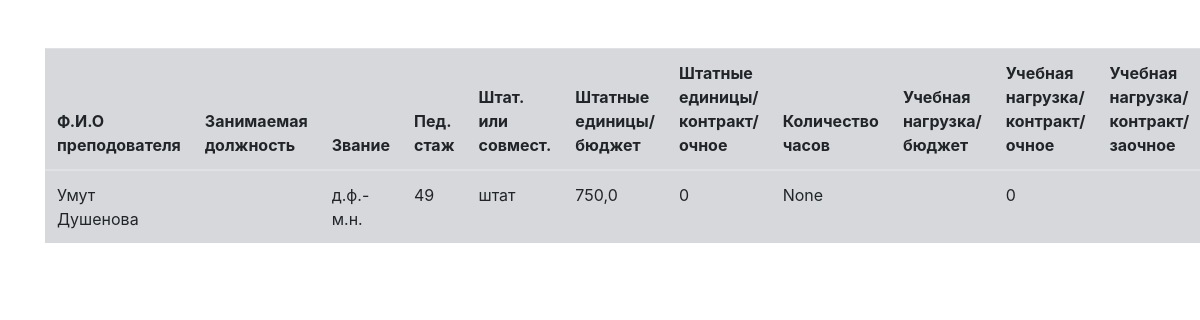
The page /api/teacher/shtatnoe/ on the database its author committed.
### apps/teacher/models.py (models this page shows, shortened)
class Teacher(models.Model):
    first_name = models.CharField(max_length=20, verbose_name='Имя')
    last_name = models.CharField(max_length=30, verbose_name='Фамилия')
    is_budget = models.BooleanField(default=False, verbose_name='Бюджет')
    is_not_budget = models.BooleanField(default=False, verbose_name='Не бюджет')
    job_title = models.ForeignKey(Doljnost, on_delete=models.SET_NULL, null=True, blank=True, verbose_name='Должность')
    is_not_budget = models.BooleanField(default=False, verbose_name='Не бюджет')
    job_title = models.ForeignKey(Doljnost, on_delete=models.SET_NULL, null=True, blank=True, verbose_name='Должность')
    zvanie = models.CharField(max_length=120, verbose_name='Звание')
    ped_staj = models.IntegerField(verbose_name='Пед стаж')
    shtat_sovmest = models.CharField(max_length=250, verbose_name='Штат.или совмест.')
    stavka = models.FloatField(verbose_name='Ставка')
    stavka_budget = models.FloatField(default=0, verbose_name='Ставка для бюджета')
    class Meta:
        verbose_name = 'Преподователь'
        verbose_name_plural = 'Преподователи'
        ordering = ('-id',)
    def get_full_name(self):
        return self.first_name + ' ' + self.last_name
    def get_time(self):
        if self.job_title == 1:
            return self.stavka * 750
        if self.job_title == 2:
            return self.stavka * 800
        if self.job_title == 3:
            return self.stavka * 850
        if self.job_title == 4:
            return  self.stavka * 860

### api/teacher/views.py (the view)
# urls.py: path('shtatnoe/', views.shtatnoe, name='shtatnoe'),
def shtatnoe(request):
    if request.method == 'GET':
        teacher = Teacher.objects.all().annotate(vsego_uchebnyh_chasov=Sum('teacherr__group_id__vsego_uchebnyh_chasov'),
                                                 za_vsego_uchebnyh_chasov=Sum('teacherr__group_id__za_vsego_uchebnyh_chasov')).order_by('-id')
        context = {'teachers': teacher}
        return render(request, 'shtatnoe.html', context)

### api/teacher/templates/shtatnoe.html (shortened to what this page needs)
{% load static %}
<!DOCTYPE html>
<html lang="en">
<head>
    <link rel="stylesheet" href="https://cdn.jsdelivr.net/npm/bootstrap@4.0.0/dist/css/bootstrap.min.css">
</head>
<body>
<div class="container my-5">
  <table  class="table table-secondary table-hover">
      <thead>
      <tr>
        <th scope="col">Ф.И.О преподователя</th>
        <th scope="col">Занимаемая должность</th>
        <th scope="col">Звание</th>
        <th scope="col">Пед. стаж</th>
        <th scope="col">Штат. или совмест.</th>
        <th scope="col">Штатные единицы/бюджет</th>
        <th scope="col">Штатные единицы/контракт/очное</th>
          <th scope="col">Количество часов</th>
        <th scope="col">Учебная нагрузка/бюджет</th>
        <th scope="col">Учебная нагрузка/контракт/очное</th>
        <th scope="col">Учебная нагрузка/контракт/заочное</th>
      </tr>
      {% for teacher in teachers %}
          {% if teacher.is_budget %}
          <tr class="table-hover">
              <td>{{ teacher.get_full_name }}</td>
              <td>{{ teacher.get_job_title_display }}</td>
              <td>{{ teacher.zvanie }}</td>
              <td>{{ teacher.ped_staj }}</td>
              <td>{{ teacher.shtat_sovmest }}</td>
              <td>{{ teacher.stavka }}</td>
              <td>{{ 0 }}</td>
              <td>{{ teacher.get_time }}</td>
              {% if teacher.get_time > teacher.vsego_uchebnyh_chasov %}
                  <td class="table-danger">{{ teacher.vsego_uchebnyh_chasov|floatformat:1 }}</td>
                  {% else %}
                  <td class="table-secondary">{{ teacher.vsego_uchebnyh_chasov|floatformat:1 }}</td>
              {% endif %}
              <td>{{ 0 }}</td>
          </tr>
          {% endif %}
      {% endfor %}
  </table>
</div>
</body>
</html>

### rows shown on the page
Teacher: get_full_name "Умут Душенова", zvanie "д.ф.-м.н.", ped_staj "49", shtat_sovmest "штат", stavka "750,0", is_not_budget "0", get_time "None"
